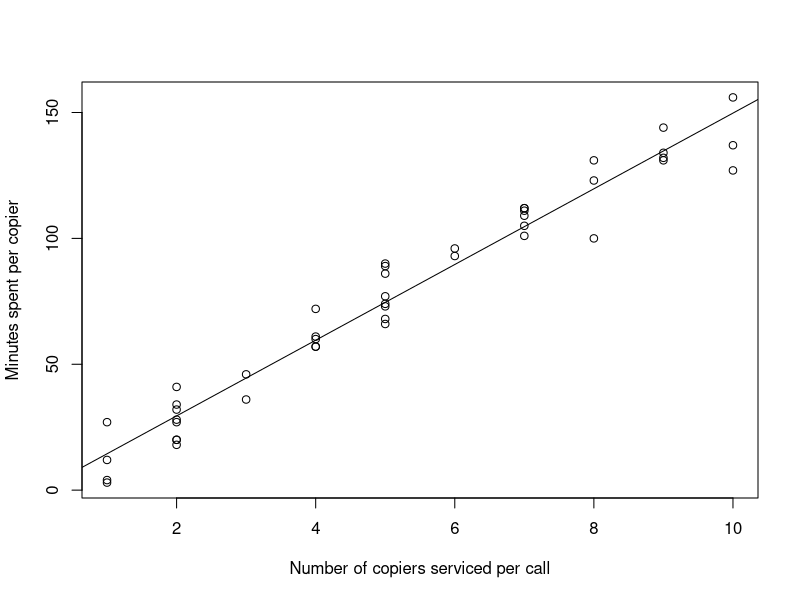

Generate this figure with R: (Note: this script raises an error after producing the figure.)
data <- read.table("Homework_2_data.txt", header = FALSE, as.is =TRUE)
names(data) <- c("Minutes_spent","Number_of_copiers")
head(data)
lm1 <- lm(data$Minutes_spent ~ data$Number_of_copiers)
plot(data$Number_of_copiers,data$Minutes_spent,xlab="Number of copiers serviced per call",ylab="Minutes spent per copier")
abline(lm1$coefficients[1],lm1$coefficients[2])

MSE <- sum(lm1$residuals^2)/lm1$df.residual
mean_copiers = apply(data, 2, mean)[2]
Var_b1 <- MSE / sum((data$Number_of_copiers - mean_copiers)^2)
Std_b1 <- sqrt(Var_b1)
t_score <- qt(c(0.95),43)
lower_b1 <- lm1$coefficients[2] - t_score*Std_b1
upper_b1 <- lm1$coefficients[2] + t_score*Std_b1
names(lower_b1)="Lower b1 bound"
names(upper_b1)="Upper b1 bound"
lower_b1
upper_b1


t <- lm1$coefficients[2]/Std_b1
summary(lm1)$coefficients[2,4]

p_value <- 1-pt(t2,43)
